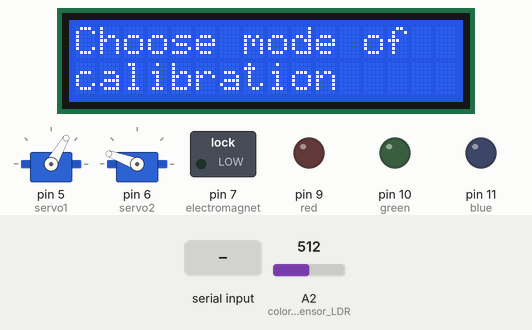
A sketch run on a simulated Arduino Uno, built with avr-gcc and run on an emulated ATmega328P. Shown: 2 × servo, 16×2 character LCD, switched loads named in the sketch (green lamp = pin HIGH), output pins drawn as LEDs (lit = HIGH). The test bench sets the inputs (shaded band); at power-on: A2 (color_sensor_LDR) = 512. What the sketch prints to the serial monitor is not drawn.

Above: at 2.4 s.
2.5 s: "1" received over Serial
At 3.8 s:
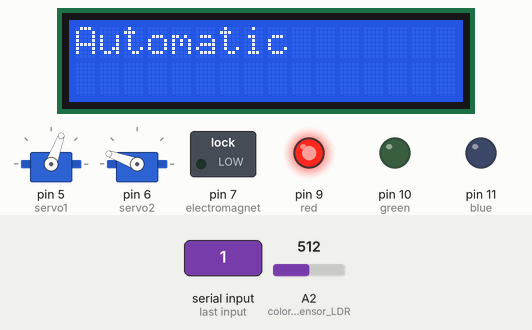
5.5 s: A2 (color_sensor_LDR) set to 523
At 6.4 s:
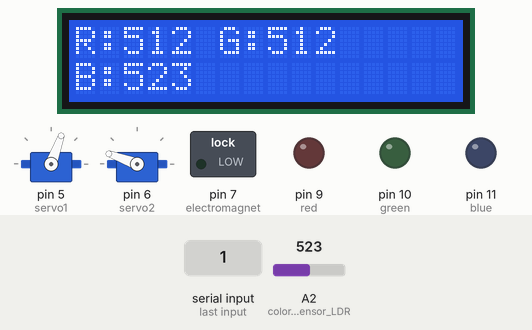
8.5 s: A2 (color_sensor_LDR) set to 532
10.0 s: "2" received over Serial
11.5 s: "3" received over Serial
At 12.8 s:
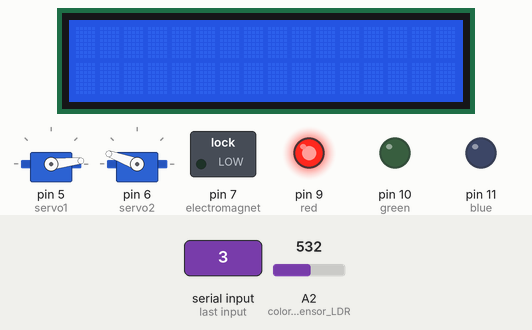
14.5 s: A2 (color_sensor_LDR) set to 511
At 16.3 s:
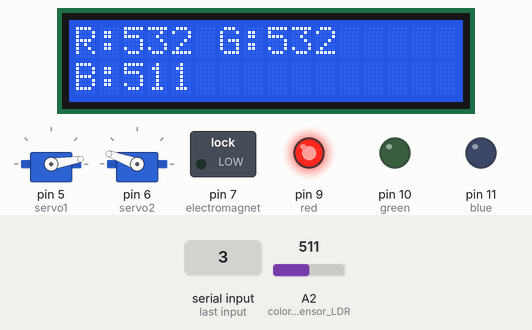
Timing chart, 0 to 31.0 s (numbered marks = the images above; inputs shaded):
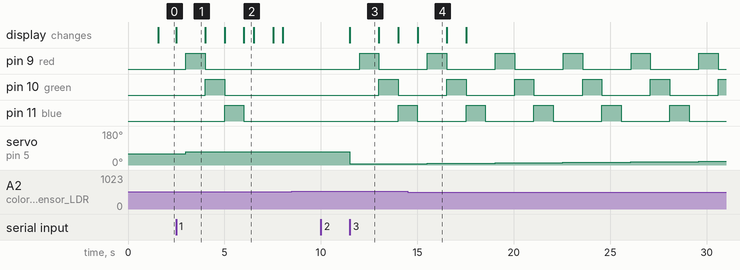

The sketch:

Final_Project.ino
```cpp
#include <LiquidCrystal.h>
#include <Servo.h>

const int rs = 2, en = 3, d4 = 4, d5 = 8, d6 = 12, d7 = 13;
LiquidCrystal lcd(rs, en, d4, d5, d6, d7);

//SERVO CONTROL GLOBAL VARIABLES
Servo servo1;   //base motor
Servo servo2;   //arm motor
int dir = 0;
int pos = 0;

int R, G, B;

//Colors
int pick_color = 0; //red-1, green-2, blue-3
int drop_color = 0; //red-1, green-2, blue-3

//pins
int red = 9;
int green = 10;
int blue = 11;
int angle = 0;

//AUTO VS MANUAL (CURRENTLY NO CHOICE)
int auto_manual = -1;

//MANUAL CALIBRATION GLOBAL VARIABLES
int ldr = 0;
int ldr_array[3];

//AUTOMATIC CALIBRATION GLOBAL VARIABLES
//readings
int ldr_red = 0;
int ldr_green = 0;
int ldr_blue = 0;
int maximum = 0;
//initial max intensities & value setting
int red_int =255;
int green_int = 255;
int blue_int = 255;
//calibration
bool calibrated = false;
int tol = 20;

void ColorInput(){
  Serial.println("------");
  Serial.println("Where to pick the object?:");
  Serial.println("1. Red");
  Serial.println("2. Green");
  Serial.println("3. Blue");
  Serial.println("------");

  while(Serial.available() == 0){}

  int pickChoice = Serial.read();
  switch (pickChoice) {
    case 49:
      pick_color = 1;
      break;
    case 50:
      pick_color = 2;
      break;
    case 51:
      pick_color = 3;
      break;
    default:
      Serial.println("Please give a valid input!");
      break;
  }
  Serial.print("You chose:");
  Serial.println(pick_color);

  Serial.println("------");
  Serial.println("Where to drop the object?:");
  Serial.println("1. Red");
  Serial.println("2. Green");
  Serial.println("3. Blue");
  Serial.println("------");

  while(Serial.available() == 0){}

  int dropChoice = Serial.read();
  switch (dropChoice) {
    case 49:
      drop_color = 1;
      break;
    case 50:
      drop_color = 2;
      break;
    case 51:
      drop_color = 3;
      break;
    default:
      Serial.println("Please give a valid input!");
      break;
  }
  Serial.print("You chose:");
  Serial.println(drop_color);
}

int ColorLogic() {
  //Serial.println(R);
  //Serial.println(G);
  //Serial.println(B);

  if(R<G && R<B){
    if(G-R>20 && B-R>20){
      Serial.println("It's red down there!\n");
      return 1;
    }
  }

  if(R>G && R>B){
    if(R-G>20 && R-B >20){
      Serial.println("It's green down there!\n");
      return 2;
    }
  }

  if(B<R && B<G){
    if(R-B>20 && G-B>20){
      Serial.println("It's blue down there!\n");
      return 3;
    }
  }
}

void FinalAction() {
  servo1.write(6);
  delay(500);
  pos =6;
  Serial.print("angle =");
  Serial.println(pos);
  bool cond1 = false;
  while(!cond1){
    if(auto_manual == 0){
      postAutoReadings();
    }
    else{
      postManualReadings();
    }

    if(pick_color == ColorLogic()){
      cond1 = true;
    }
    //Serial.println(cond1);

    pos += 3;
    servo1.write(pos);
    delay(15);
  }

  arm_pickup();

  servo1.write(6);
  delay(500);
  pos = 6;
  bool cond2 = false;
  while(!cond2){
    if(auto_manual == 0){
      postAutoReadings();
    }
    else{
      postManualReadings();
    }

    if(drop_color == ColorLogic()){
      cond2 = true;
    }

    Serial.print("angle =");
    Serial.println(pos);
    //Serial.println(cond2);

    pos += 3;
    servo1.write(pos);
    delay(15);
  }

  arm_drop();

  lcd.clear();
  lcd.print("Yayy! Done.");
}

void Auto_Manual() {
  Serial.println("------");
  Serial.println("Choose a calibration:");
  Serial.println("1. Automatic Calibration");
  Serial.println("2. Manual Calibration");
  Serial.println("------");

  while(Serial.available() == 0){}

  int menuChoice = Serial.read();
  Serial.print("You chose:");
  switch (menuChoice) {
    case 50:
      auto_manual = 0;
      ManualCalibrate();
      break;
    case 49:
      auto_manual = 1;
      AutoCalibrate();
      break;
    default:
      Serial.println("Please give a valid input!");
  }

  //Serial.println(auto_manual+1);
}

void ManualCalibrate() {
  Serial.print("MANUAL CALIBRATION\n");
  lcd.clear();
  lcd.print("Manual");
  delay(500);
  lcd.clear();
  servo1.write(70);
  Serial.print("Enter 0 as input to stop calibration!\n");

  while(!calibrated) {
  //red intensity
  digitalWrite(red, HIGH);
  delay(1500);
  ldr = analogRead(A2);
  Serial.print("red=");
  Serial.println(ldr);
  lcd.setCursor(0, 0);
  lcd.print("R:");
  lcd.print(ldr);
  digitalWrite(red, LOW);

  //green intensity
  digitalWrite(green, HIGH);
  delay(1500);
  ldr = analogRead(A2);
  Serial.print("green=");
  Serial.println(ldr);
  lcd.print(" G:");
  lcd.print(ldr);
  digitalWrite(green, LOW);

  //blue intensity
  digitalWrite(blue, HIGH);
  delay(1500);
  ldr = analogRead(A2);
  Serial.print("blue=");
  Serial.println(ldr);
  lcd.setCursor(0, 1);
  lcd.print("B:");
  lcd.print(ldr);
  digitalWrite(blue, LOW);

  lcd.display();
  delay(1500);
  lcd.clear();

  int input = Serial.read();
  if(input == 48){
    calibrated = true;
    lcd.print("Calibrated!");
    Serial.print("Calibration stopped by the user\n");
  }
 }

 Serial.print("----------\n");
 delay(500);
}

void postManualReadings(){
  //showing readings
  //red intensity
  digitalWrite(red, HIGH);
  delay(1000);
  int ldr1 = analogRead(A2);
  Serial.print("red=");
  Serial.println(ldr1);
  lcd.setCursor(0, 0);
  lcd.print("R:");
  lcd.print(ldr1);
  digitalWrite(red, LOW);

  //green intensity
  digitalWrite(green, HIGH);
  delay(1000);
  int ldr2 = analogRead(A2);
  Serial.print("green=");
  Serial.println(ldr2);
  lcd.print(" G:");
  lcd.print(ldr2);
  digitalWrite(green, LOW);

  //blue intensity
  digitalWrite(blue, HIGH);
  delay(1000);
  int ldr3 = analogRead(A2);
  Serial.print("blue=");
  Serial.println(ldr3);
  lcd.setCursor(0, 1);
  lcd.print("B:");
  lcd.print(ldr3);
  digitalWrite(blue, LOW);

  lcd.display();
  delay(500);

  R = ldr1;
  G = ldr2;
  B = ldr3;

  //int ldr_array[3] = {ldr1,ldr2,ldr3};
  //return ldr_array;
}

void AutoCalibrate() {
  Serial.print("AUTOMATIC CALIBRATION");
  lcd.clear();
  lcd.print("Automatic");
  delay(500);

  servo1.write(70);

  while(!calibrated){
  Serial.print("\nReadings:\n");
  //red intensity
  analogWrite(red, red_int);
  delay(1000);
  ldr_red = analogRead(A2);
  Serial.print("Red = ");
  Serial.println(ldr_red);
  lcd.setCursor(0, 0);
  lcd.print("R:");
  lcd.print(ldr_red);
  analogWrite(red, 0);

  //green intensity
  analogWrite(green, green_int);
  delay(1000);
  ldr_green = analogRead(A2);
  Serial.print("Green = ");
  Serial.println(ldr_green);
  lcd.print(" G:");
  lcd.print(ldr_green);
  analogWrite(green, 0);

  //blue intensity
  analogWrite(blue, blue_int);
  delay(1000);
  ldr_blue = analogRead(A2);
  Serial.print("Blue = ");
  Serial.println(ldr_blue);
  lcd.setCursor(0, 1);
  lcd.print("B:");
  lcd.print(ldr_blue);
  analogWrite(blue, 0);

  lcd.display();
  delay(500);

  if (ldr_red>ldr_green && ldr_red>ldr_blue){
      maximum =ldr_red;
      }
    else if(ldr_green>ldr_blue){
      maximum =ldr_green;
      }
    else{
      maximum =ldr_blue;
      }

  if(!calibrated){
    if((maximum-ldr_red) > tol)
    {red_int = red_int - 1;}
    if((maximum-ldr_green) > tol)
    {green_int = green_int - 1;}
    if((maximum-ldr_blue) > tol)
    {blue_int = blue_int - 1;}

    Serial.print("\nNew intensities:\n");
    Serial.print("Red = ");
    Serial.println(red_int);
    Serial.print("Green = ");
    Serial.println(green_int);
    Serial.print("Blue = ");
    Serial.println(blue_int);
    }

  //calibration check
  if((((maximum-ldr_red)<tol) && ((maximum-ldr_green)<tol)) && ((maximum-ldr_blue)<tol)){
    calibrated = true;
    lcd.clear();
    lcd.print("Done");
    Serial.print("\nCalibration Done\n");
    delay(1000);
    }

  Serial.print("----------\n");
  lcd.clear();
  }

  lcd.print("Calibrated!");

  delay(500);
}

void postAutoReadings(){
  //showing readings
  //red intensity
  analogWrite(red, red_int);
  delay(1000);
  int ldr1 = analogRead(A2);
  Serial.print("red=");
  Serial.println(ldr1);
  lcd.setCursor(0, 0);
  lcd.print("R:");
  lcd.print(ldr1);
  analogWrite(red, 0);

  //green intensity
  analogWrite(green, green_int);
  delay(1000);
  int ldr2 = analogRead(A2);
  Serial.print("green=");
  Serial.println(ldr2);
  lcd.print(" G:");
  lcd.print(ldr2);
  analogWrite(green, 0);

  //blue intensity
  analogWrite(blue, blue_int);
  delay(1000);
  int ldr3 = analogRead(A2);
  Serial.print("blue=");
  Serial.println(ldr3);
  lcd.setCursor(0, 1);
  lcd.print("B:");
  lcd.print(ldr3);
  analogWrite(blue, 0);

  lcd.display();
  delay(500);

  R = ldr1;
  G = ldr2;
  B = ldr3;

  //int ldr_array[3] = {ldr1, ldr2, ldr3};

  //return &ldr_array[0];
}

void arm_pickup() {
  int pos_here = 160;

  while(true){
    pos_here-=2;
    servo2.write(pos_here);

    int prox = analogRead(A1);
    Serial.println(prox);

    if(prox < 80){
      break;
    }
  }

  digitalWrite(7, HIGH);
  delay(3000);
  servo2.write(160);
}

void arm_drop() {
  int pos_here = 160;

  while(true){
    pos_here-=2;
    servo2.write(pos_here);

    int prox = analogRead(A1);
    Serial.println(prox);

    if(prox < 80){
      break;
    }
  }

  digitalWrite(7, LOW);
  delay(1000);
  servo2.write(160);
}

void setup() {
  Serial.begin(9600);
  servo1.attach(5);       //base motor
  servo1.write(60);
  servo2.attach(6);       //arm motor
  servo2.write(160);
  pinMode(red, OUTPUT);   //color sensor red
  pinMode(green, OUTPUT); //color sensor green
  pinMode(blue, OUTPUT);  //color sensor blue
  pinMode(A1, INPUT);     //proximity sensor
  pinMode(A2, INPUT);     //color sensor LDR
  pinMode(7, OUTPUT);     //electromagnet
  lcd.begin(16, 2);
  lcd.print("Hello!");
  delay(1500);
  lcd.clear();

  lcd.setCursor(0,0);
  lcd.print("Choose mode of");
  lcd.setCursor(0,1);
  lcd.print("calibration");
  Auto_Manual();
  lcd.clear();
}

void loop(){
  lcd.setCursor(0,0);
  lcd.print("Choose colours");
  lcd.setCursor(0,1);
  lcd.print("to move object");
  ColorInput();
  lcd.clear();

  FinalAction();
}
```

Measured:
- after the input at 2.5 s, pin 9 (red): LOW → HIGH after 0.50 s, → LOW 1.0 s later; pin 10 (green): LOW → HIGH after 1.5 s, → LOW 1.0 s later; pin 11 (blue): LOW → HIGH after 2.5 s; servo on pin 5 (servo1): 60° → 70° after 0.50 s; the display: changes at once (image 1)
- after the input at 8.5 s, every drawn part: stays the same
- after the input at 10.0 s, every drawn part: stays the same
- after the input at 11.5 s, pin 9 (red): LOW → HIGH after 0.50 s, → LOW 1.0 s later; pin 10 (green): LOW → HIGH after 1.5 s, → LOW 1.0 s later; pin 11 (blue): LOW → HIGH after 2.5 s; servo on pin 5 (servo1): 70° → 6° at once; the display: changes at once (image 3)
- after the input at 14.5 s, the display: changes after 0.51 s (image 4)
- what the display in image 1 shows lasts 1.5 s, from 2.5 s to 4.0 s
- what the display in image 2 shows lasts 0.5 s, from 6.0 s to 6.5 s
